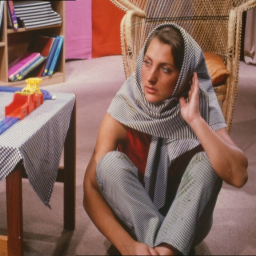
%> input picture matlab/lib/BCPF_Toolbox_QZhao/TestImages/barbara.bmp, 256 x 256 px, given in place of input.png, which was not available
$ octave gengif.m   (GNU Octave 9; MATLAB toolbox functions it lacks are replaced by stand-ins)
%> lines starting %> are read from the running program, lines starting %| are printed output that depends on the picture; pictures that were not available may be replaced by others from this repository, and a replacement may not be noted
### matlab/lib/togetGif.m
function []=togetGif(D, SaveRoad, Correction, speed)
%用来画出GIF图
sizeD  = size(D);
dimD   = length(sizeD);
nframe = sizeD(end);
figure
if nargin < 3
    Correction =0;
end
if nargin < 4
    speed      =0.05;
end
if Correction
    minD = min(D(:));
    maxD = max(D(:));
    D = (D-minD)/(maxD-minD);
end

if dimD==3

    for i = 1:nframe

        imshow(abs(D(:,:,i)))  ;

        frame=getframe;
        im=frame2im(frame);
        [I,map]=rgb2ind(im,256);
        pause(1/24);
        if 1==i
            imwrite(I,map,[SaveRoad '.gif'],'gif','Loopcount',inf,'DelayTime',speed);
        else
            imwrite(I,map,[SaveRoad '.gif'],'gif','WriteMode','append','DelayTime',speed);
        end

    end

else
    for i = 1:nframe
        imshow(abs(D(:,:,:,i)))  ;

        frame=getframe;
        im=frame2im(frame);
        [I,map]=rgb2ind(im,256);
        pause(1/24);
        if 1==i
            imwrite(I,map,[SaveRoad '.gif'],'gif','Loopcount',inf,'DelayTime',speed);
        else
            imwrite(I,map,[SaveRoad '.gif'],'gif','WriteMode','append','DelayTime',speed);
        end

    end

end

end

### matlab/lib/gengif.m
input = imread('input.png');
%> input is the input picture: size 256x256x3 uint8; mean R, G, B 135.1, 102.6, 94
output = imread('Ours_vgg_31.png');
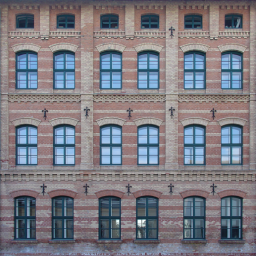
%> input picture matlab/lib/BCPF_Toolbox_QZhao/TestImages/facade.bmp, 256 x 256 px, given in place of Ours_vgg_31.png, which was not available
%> output is the input picture: size 256x256x3 uint8; mean R, G, B 124.3, 122.6, 130.1

D = cat(4, input, output);
togetGif(D, './unaligned_ours', 0, 1)
%> the loop in togetGif, `for i = 1:nframe` made 2 passes
%> pass 1, in togetGif, `[I,map]=rgb2ind(im,256);`:
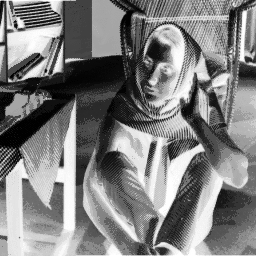
%> I: size 256x256 uint8; min 0, max 255, mean 127.3
%> pass 2, in togetGif, `[I,map]=rgb2ind(im,256);`:
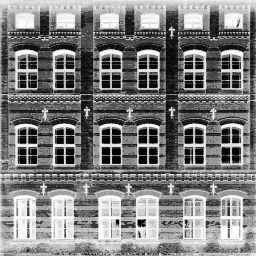
%> I: size 256x256 uint8; min 0, max 255, mean 125.6
